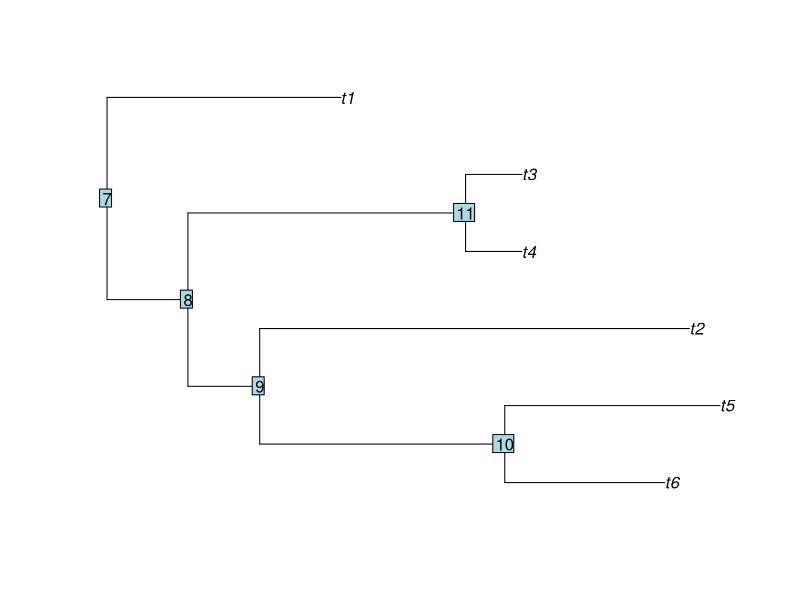

Write R code to recreate this figure. (Note: this script raises an error after producing the figure.)
library(ape)
library(tidyverse)

n <- 6
tree <- rtree(n)

plot(tree)
nodelabels()

# Compute the times of all internal nodes
# (I could imagine this being called `node_ranks`, with the couple of lines
# of code at the end of the script actually going at the end of this function,
# which would then return the ranks of those nodes, instead of the times simulated
# by rtree)
node_times <- function(tree) {
  root <- length(tree$tip.label) + 1

  # create an R environment object -- it's basically a list() with some special
  # properties but otherwise the same data structure as list()
  env <- new.env()
  # create a new variable (a vector of NAs) in this environment called times
  # -- this is basically what happens when you do stuff like x <- 42 in your R
  # session (that creates a variable x in a "global environment")
  #
  # for fun, you can note that there's a hidden object .GlobalEnv in your R
  # session (just try typing it into R) which contains all variables you've
  # created in that R session
  #
  # you can inspect the contents of an environment by calling ls(envir =
  # .GlobalEnv), which in this case is the same as running just ls()
  env$times <- rep(NA, tree$Nnode + length(tree$tip.label))

  # set the root time in the vector to 0
  env$times[root] <- 0

  # dive down along the tree, starting at the root -- we're passing three
  # parameters through all layers of the recursion: the tree (always the same
  # object), the currently visited node (changes with each recursive dive), and
  # the environment object, in which we're collecting the times of each ndoe
  recursion(tree, root, env)

  # return the final vector of internal node times
  env$times
}

# At a given node in a given tree, inspect left and right children, calculate
# their times based on the time of the current node
recursion <- function(tree, node, env) {
  # indices of parent-child branches in the tree
  edge <- tree$edge

  # take the children of the current node
  children <- phangorn::Children(tree, node)
  left <- children[1]
  right <- children[2]

  # a "tip" is a node in an R phylo tree which has an index 1...nleaves
  # (so any node which has an ID > nleaves is an internal node)
  nleaves <- length(tree$tip.label)

  # recursively dive down to the left subtree (if left isn't a tip)
  if (left > nleaves) {
    # compute the time of the `left` node as the time of the parent plus
    # the branch length connecting those two
    left_branch <- tree$edge.length[edge[, 1] == node & edge[, 2] == left]
    env$times[left] <- env$times[node] + left_branch
    # call this function for node = left
    recursion(tree, left, env)
  }

  # recursively dive down to the right subtree (if right isn't a tip)
  if (right > nleaves) {
    # compute the time of the `right` node as the time of the parent plus
    # the branch length connecting those two
    right_branch <- tree$edge.length[edge[, 1] == node & edge[, 2] == right]
    env$times[right] <- env$times[node] + right_branch
    # call this function for node = right
    recursion(tree, right, env)
  }
}

# get the internal node times
times <- node_times(tree)
# create a vector of indices, one index for each node (internal nodes and tips)
indices <- seq_along(times)

# order the "ranks" internal nodes based on computed times, starting from the
# root all the way to the last coalescent event (or the first coalescent event
# if we're looking backwards in time from the present)
ranks <- indices[order(times, na.last = TRUE)][1:tree$Nnode]
ranks

# Now we want to assign times to all the nodes.
# To do this, we need to know the ranks. For rank 1 (the root), the time is zero
# For each rank k, we draw a time from an exponential (kC2)-
# this is a waiting time, or the time Tk that the tree spends with k nodes.
# We will sum these cumulatively to get the actual time a node existed
# And later use this to calculate branch lengths.
waiting_times <- rep(0,length(times)) # initialise waiting times
waiting_times[1] <- 0 # root has time 0
for (i in c(1:length(ranks)+1)){ # set the waiting times as kC2
  waiting_times[i] <- rexp(n=1,rate=choose(node_index,2))
}
node_times <- cumsum(waiting_times) # cumulatively sum to get node times
ranks_c <- c(ranks,c(1:n)) # assign the missing ranks of tips (they all have the same time)
node_times_ordered <- node_times[order(ranks_c)] # now in order of node index
# calculate edge lengths
tree_edge <- tree$edge %>%
  as.tibble() %>%
  rename("parent"="V1","child"="V2") %>%
  mutate(edge_length=node_times_ordered[child]-node_times_ordered[parent])
# set edge lengths
tree$edge.length <- tree_edge$edge_length
# let's
plot(tree)
nodelabels()
